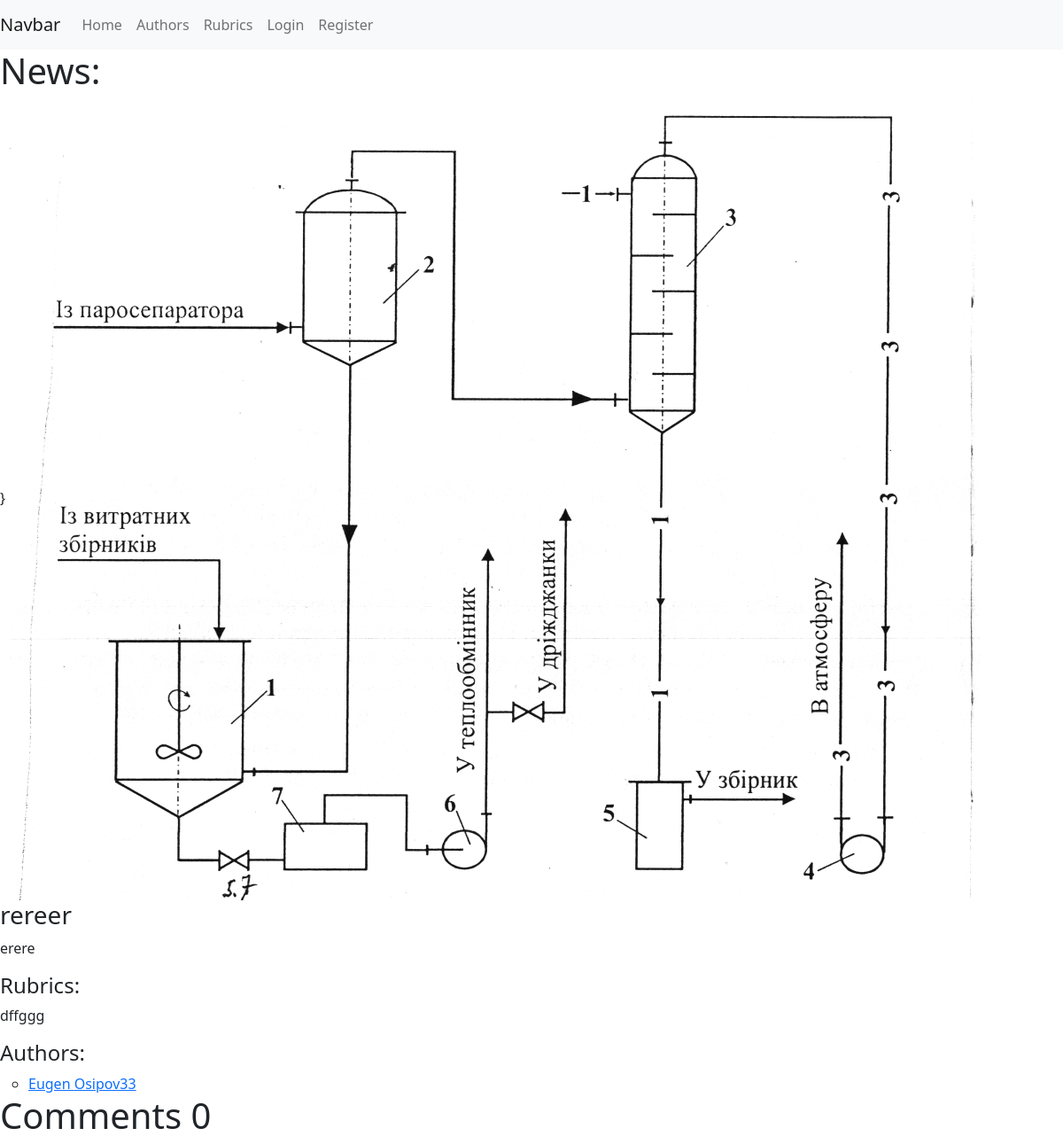
The app's page /news/rereer-1619785107, older data.
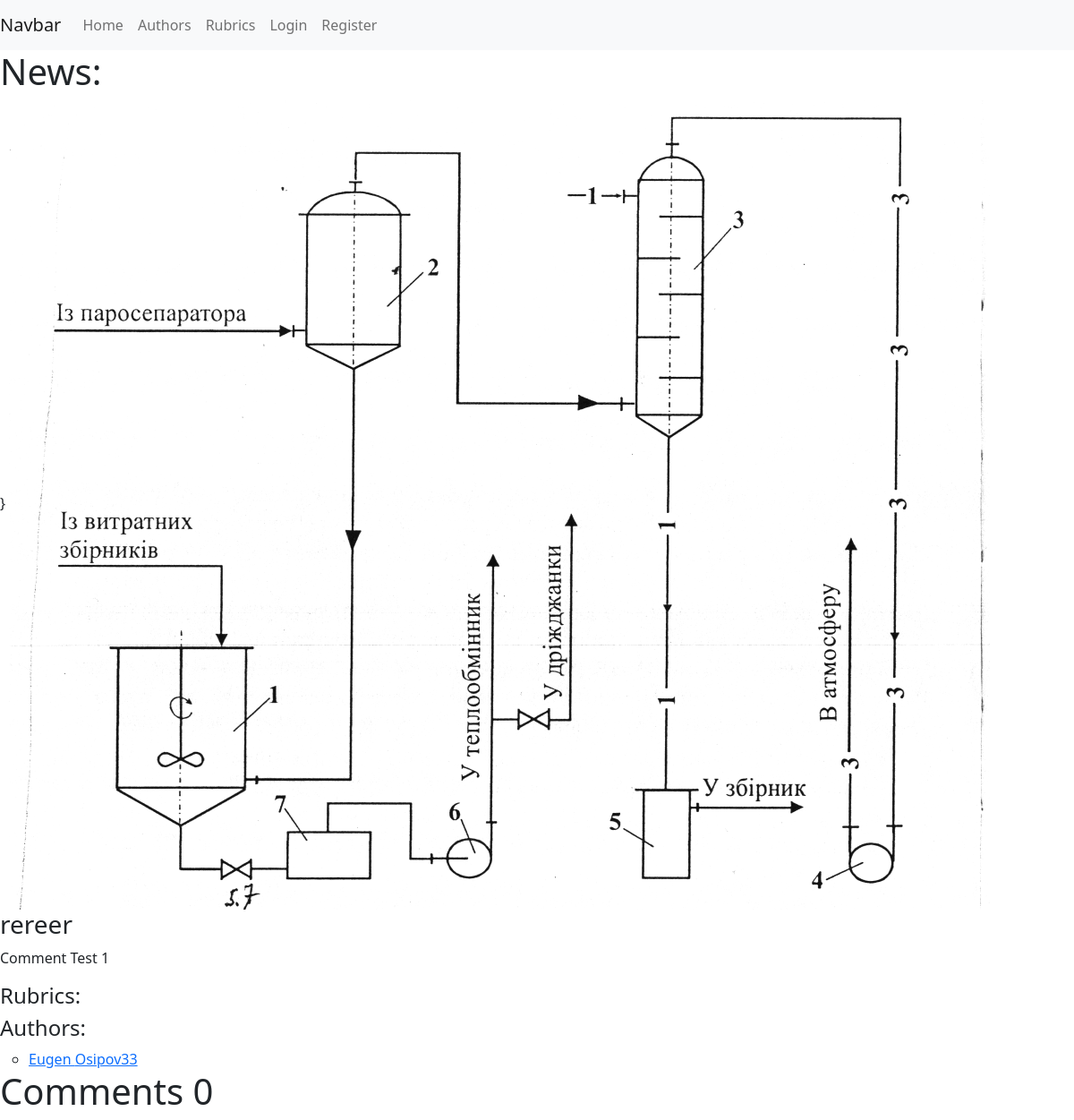
The same page, newer data.
### engine/models.py (models this page shows, shortened)
class News(models.Model):
	title = models.CharField(max_length=150, verbose_name='Название новости')
	body = models.TextField(blank=True, verbose_name='Текст новости')
	slug = models.SlugField(unique=True, blank=True)
	pub_time = models.DateTimeField(auto_now_add=True)
	image = models.ImageField(blank=True, verbose_name='Фото')
	rubric = models.ManyToManyField('Rubrics', blank=True, related_name='news')
	authors = models.ManyToManyField('Authors', blank=False, related_name='authors_of_news')
	likes = GenericRelation(Like)
	class Meta:
		verbose_name = 'Новость'
		verbose_name_plural = 'Новости'
		ordering = ['-pub_time']

class Rubrics(models.Model):
	title = models.CharField(unique=True, max_length=150, verbose_name='Название рубрики')
	slug = models.SlugField(unique=True, blank=True)
	class Meta:
		ordering = ['title']
		verbose_name = 'Рубрика'
		verbose_name_plural = 'Рубрики'

class Authors(models.Model):
	name = models.CharField(max_length=150, unique=True, verbose_name='Имя')
	surname = models.CharField(max_length=150, unique=True, verbose_name='Фамилия')
	age = models.IntegerField(verbose_name='Возраст')
	email = models.EmailField(max_length=254, verbose_name='E-Mail')
	photo = models.ImageField(upload_to='author_photos', verbose_name='Фото профиля')
	slug = models.SlugField(unique=True, blank=True, allow_unicode=True, editable=False)
	def get_absolute_url(self):
		return reverse('author_detail_url',kwargs={'slug':self.slug})
	class Meta:
		verbose_name = 'Автор'
		verbose_name_plural = 'Авторы'
		ordering = ['name']

### engine/views.py (the view, shortened to what this page needs)
# urls.py: path('news/<str:slug>', NewsDetailView.as_view(), name='post_detail_url'),
class NewsDetailView(DetailView, FormMixin):
	model = News
	template = 'news_detail.html'
	context_object_name = 'news' # Переименование объекта в шаблоне(по дефолту object)
	form_class = CommentForm
	def get_context_data(self, **kwargs):
		context = super().get_context_data()
		context['comments_by_post'] = self.get_object().comments.filter(active=True)
		context['model'] = self.get_object()
		context['show'] = True # Отображать Update и Delete в админ панели или нет
		return context

### engine/templates/engine/news_detail.html (shortened to what this page needs)
{% extends 'engine/base_news.html' %}
{% block content %}
	<div class="ml-10">
		<h1>News:</h1>
		{% if news.image %}}
			<img src="{{ news.image.url }}">
		{% endif %}
			<h3>{{ news.title }}</h3>
			<p>{{ news.body }}</p>
		<h4>Rubrics:</h4>
			{% for rubric in news.rubric.all %}
				<p>{{ rubric.title }}</p>
			{% endfor %}
		<h4>Authors:</h4>
			<ul class="list-group">
			{% for author in news.authors.all %}
  			<ul>
  				<li><a href="{{ author.get_absolute_url }}"> {{ author.name }} {{ author.surname }}</a></li>
  			</ul>
			{% endfor %}
			</ul>
		<h1>Comments {{ comments_by_post.count }} </h1>
	</div>
{% endblock %}

Row changes from the older to the newer data that the page shows:
removed Rubrics: title "dffggg"
changed News "rereer": body "erere" → "Comment Test 1"
